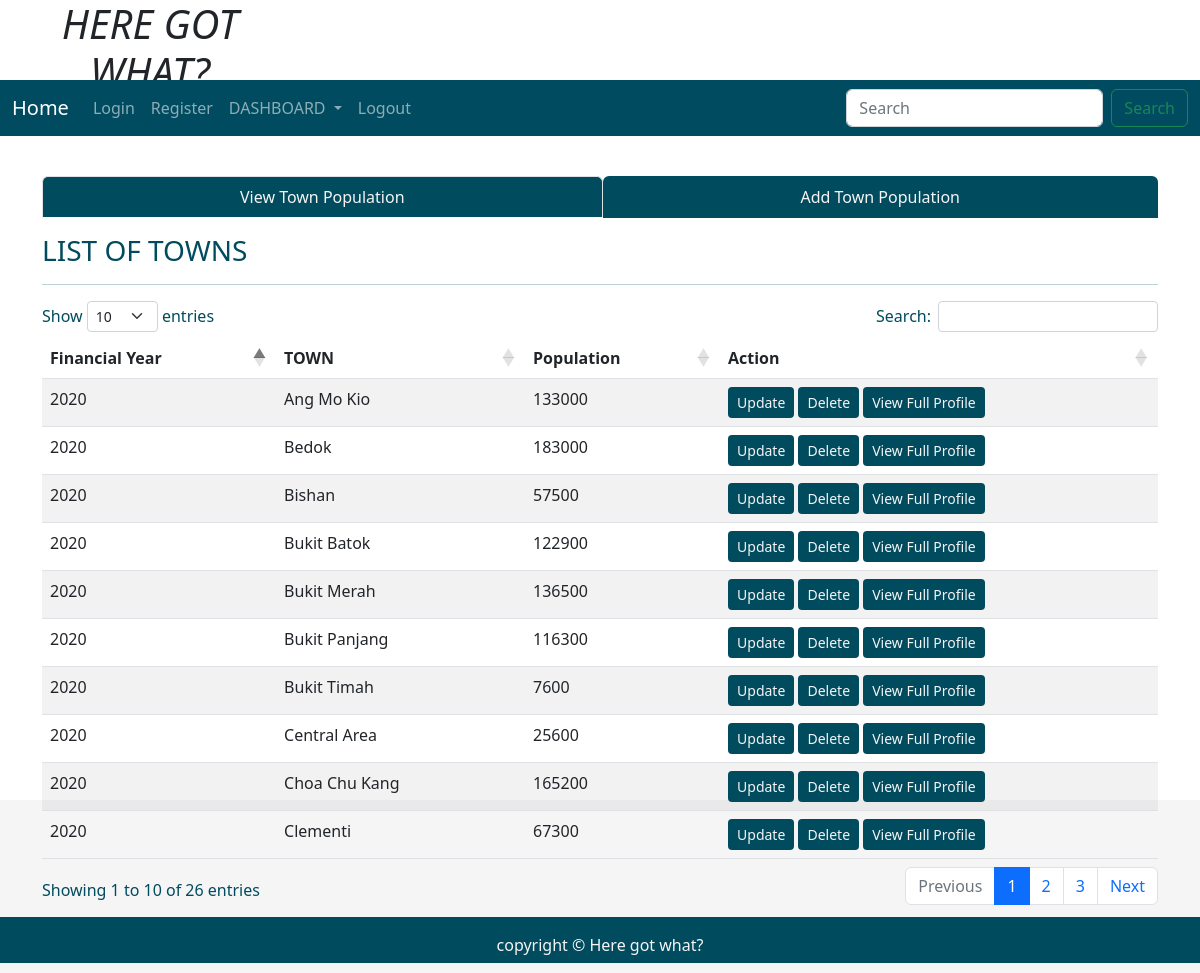
The page / on the database its author committed.
### tables this page shows
CREATE TABLE "population" (
	"financial_year"	INTEGER,
	"town"	TEXT,
	"population"	INTEGER,
	PRIMARY KEY("town")
);

### application.py (the view)
@application.route('/', methods = ["POST", "GET"])
def index():
    user = get_active_user()
    db = get_database()
    home_cur = db.execute('Select * from population')
    allpop = home_cur.fetchall()
    return render_template('home.html', user = user, allpop = allpop)

### application.py (called while the page is built)
@application.teardown_appcontext
def close_database(error):
    if hasattr(g, 'ICT2103Web_db'):
        g.ICT2103Web_db.close()

def get_active_user():
    user = None
    if 'user' in session:
        user = session['user']
        db = get_database()
        user_cur = db.execute('select * from users where name =?', [user])
        user = user_cur.fetchone()
    return user

### database.py (called while the page is built)
def connect_to_database():
    sql = sqlite3.connect('C:/ICT2103Web/ICT2103Web.db')
    sql.row_factory = sqlite3.Row
    return sql

def get_database():
    if not hasattr(g, 'ICT2103Web_db'):
        g.ICT2103Web_db = connect_to_database()
    return  g.ICT2103Web_db

### templates/home.html (shortened to what this page needs)
<!DOCTYPE html>
<html lang="en">
<head>
  <link rel="stylesheet" href="https://cdnjs.cloudflare.com/ajax/libs/font-awesome/4.7.0/css/font-awesome.min.css">
  <link href="https://cdn.jsdelivr.net/npm/bootstrap@5.1.3/dist/css/bootstrap.min.css" rel="stylesheet"
>
  <link rel="stylesheet" href="{{ url_for('static', filename='home.css')}}" type="text/css">
  <link rel="stylesheet" href="https://cdnjs.cloudflare.com/ajax/libs/twitter-bootstrap/5.2.0/css/bootstrap.min.css">
  <link rel="stylesheet" href="https://cdn.datatables.net/1.12.1/css/dataTables.bootstrap5.min.css">
</head>
<body>
  <div class="parent">
    <div class="child child1">
      <h1 class="text-center"><i>HERE GOT WHAT?</i></h1>
    </div>
    <div class="child child3 dropdown">
      <nav class="navbar navbar-expand-lg navbar-dark" style="background-color: #004b5f;">
        <div class="container-fluid">
          <a class="navbar-brand" href="{{url_for('index')}}">Home</a>
          <div class="collapse navbar-collapse" id="navbarSupportedContent">
            <ul class="navbar-nav me-auto mb-2 mb-lg-0">
              <li class="nav-item">
                <a class="nav-link" aria-current="page" href="{{url_for('userLogin')}}">Login</a>
              </li>
              <li class="nav-item">
                <a class="nav-link" href="{{url_for('userRegister')}}">Register</a>
              </li>
              <li class="nav-item dropdown">
                <a class="nav-link dropdown-toggle" href="#" id="navbarDropdown" role="button" data-bs-toggle="dropdown"
                  aria-expanded="false">
                  DASHBOARD
                </a>
              </li>
              <li class="nav-item">
                <a class="nav-link" href="#">Logout</a>
              </li>
            </ul>
            <form class="d-flex">
              <input class="form-control me-2" type="search" placeholder="Search" aria-label="Search">
              <button class="btn btn-outline-success" type="submit">Search</button>
            </form>
          </div>
        </div>
      </nav>
    </div>
    <div class="child child5" style="color:rgb(0, 75, 93);">
    </div>
    <div class="child child6  container" style="color:rgb(0, 75, 93);">
      <ul class="nav nav-tabs nav-fill mb-3 dropdown">
        <li class="nav-item">
          <a class="nav-link active" aria-current="page" href="{{ url_for('index')}}"
            style=" background-color:rgb(0, 75, 93); color:whitesmoke;">View Town Population</a>
        </li>
        <li class="nav-item">
          <a class="nav-link" href="{{ url_for('addnewtown')}}"
            style=" background-color:rgb(0, 75, 93); color:whitesmoke;">Add Town Population</a>
        </li>
      </ul>
      <div class="table-responsive-lg caption-top">
        <caption>
          <h3>LIST OF TOWNS</h3>
        </caption>
        <hr>
        <table class="table table-striped " id="example">
          <thead>
            <tr>
              <th scope="col">Financial Year</th>
              <th scope="col">TOWN</th>
              <th scope="col">Population</th>
              <th scope="col">Action</th>
            </tr>
          </thead>
          <tbody>
            <tr>
              {% for population in allpop %}
              <td scope="row">{{ population['financial_year'] }}</td>
              <td>{{ population['town'] }}</td>
              <td>{{ population['population'] }}</td>
              <td><a class="btn btn-sm" style="background-color:rgb(0, 75, 93); color:whitesmoke;"
                  href="{{url_for('fetchonetown', town = population['town'])}}">Update</a>
                <a class="btn btn-sm" style="background-color:rgb(0, 75, 93); color:whitesmoke;"
                  href="{{url_for('deletetown', town = population['town'])}}">Delete</a>
                <a class="btn btn-sm" style="background-color:rgb(0, 75, 93); color:whitesmoke;" href="{{url_for('singlepharm', town = population['town'])}}">View Full
                  Profile</a>
              </td>
            </tr>
            {% endfor %}
          </tbody>
        </table>
      </div>
    </div>
    <div class="child child7" style="background-color:rgb(0, 75, 93); color:whitesmoke;">
      <p class="p-3 text-center">copyright &copy Here got what?</p>
    </div>
  </div>
</body>
</html>

### static/home.css (style rules this page uses)
html, body { height: 100%; background-color:whitesmoke; color:rgb(0, 75, 93); }
.parent { height: 100%; display: grid; grid-template-columns: repeat(4, 1fr); grid-template-rows: 10% 5% 7% auto 7%; }
.child { margin-bottom: 10px; }
.child1 { grid-column: 1/2; grid-row: 1/2; }
.child3 { grid-column: 1/-1; grid-row: 2/3; }
.child5 { grid-column: 4/5; grid-row: 3/4; text-align: center; }
.child6 { grid-column: 1/-1; grid-row: 4/5; }
.child7 { grid-column: 1/-1; grid-row: 5/6; }

### rows shown on the page
population: financial_year "2020", town "Ang Mo Kio", population "133000"
population: financial_year "2020", town "Bedok", population "183000"
population: financial_year "2020", town "Bishan", population "57500"
population: financial_year "2020", town "Bukit Batok", population "122900"
population: financial_year "2020", town "Bukit Merah", population "136500"
population: financial_year "2020", town "Bukit Panjang", population "116300"
population: financial_year "2020", town "Bukit Timah", population "7600"
population: financial_year "2020", town "Central Area", population "25600"
population: financial_year "2020", town "Choa Chu Kang", population "165200"
population: financial_year "2020", town "Clementi", population "67300"
